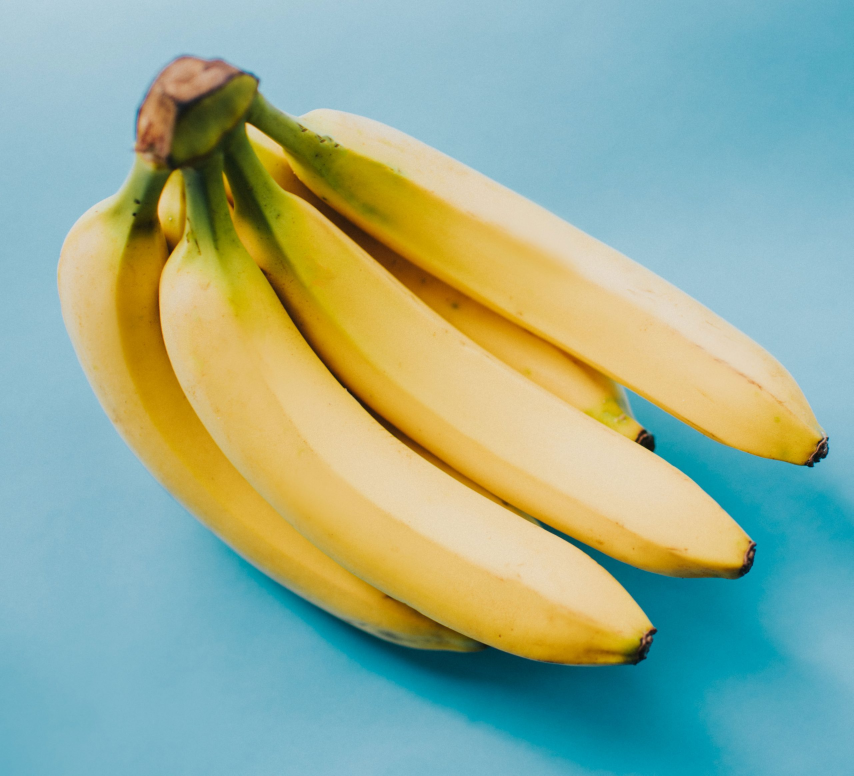
#> input picture Assets/banana.jpg, 2560 x 2327 px (shown at 1/3 size); its folder holds only this picture in this run
$ python dev.py
#> lines starting #> are read from the running program, lines starting #| are printed output that depends on the picture; after the words box and inside, x2 and y2 are one past the last pixel; in counts of white or black regions, pixels touching at a corner belong together
### image_loader.py
import os
import cv2
INDEX = 0
DIRECTORY_NAME = "./Assets/"
FILE_LIST = sorted(os.listdir(DIRECTORY_NAME))
WIDTH = 640
HEIGHT = 480

def _load_current():
    file_name = FILE_LIST[INDEX]
    image = cv2.imread(os.path.join(DIRECTORY_NAME, file_name))
    image = cv2.resize(image, (WIDTH, HEIGHT))
    return image


# [10 lines left out: functions load_next, load_previous, not called in this run]

def load_specific(index):
    global INDEX
    if 0 <= index < len(FILE_LIST):
        INDEX = index
    return _load_current()
#> in _load_current, image is the input picture: shape (2327, 2560, 3); mean B, G, R 150.3, 174.2, 150

### clahe.py
import cv2
import numpy as np


def process_clahe(image,gamma):
#> called with gamma = 1
    if gamma == None:
        gamma = 1.0
    print(f"GAMMA: {gamma}")
    h, w = image.shape[:2]
#> h = 480; w = 640

    mask = np.zeros((h + 2, w + 2), np.uint8)

    cv2.floodFill(image, mask, (0, 0), (255, 255, 255))
#> image: shape (480, 640, 3); mean B, G, R 150.1, 174.1, 149.8

    cv2.floodFill(image, mask, (0, h-1), (255, 255, 255))
#> image: shape (480, 640, 3); mean B, G, R 150.1, 174.1, 149.8
    cv2.floodFill(image, mask, (w-1, 0), (255, 255, 255))
#> image: shape (480, 640, 3); mean B, G, R 150.1, 174.1, 149.8
    cv2.floodFill(image, mask, (w-1, h-1), (255, 255, 255))
#> image: shape (480, 640, 3); mean B, G, R 150.1, 174.1, 149.8


    cv2.imshow("przed", image)
    hsv = cv2.cvtColor(image, cv2.COLOR_BGR2HSV)
#> hsv: shape (480, 640, 3); mean H, S, V 65.4, 129.2, 197.8
    cv2.imshow("po", hsv)

    h, s, v = cv2.split(hsv)
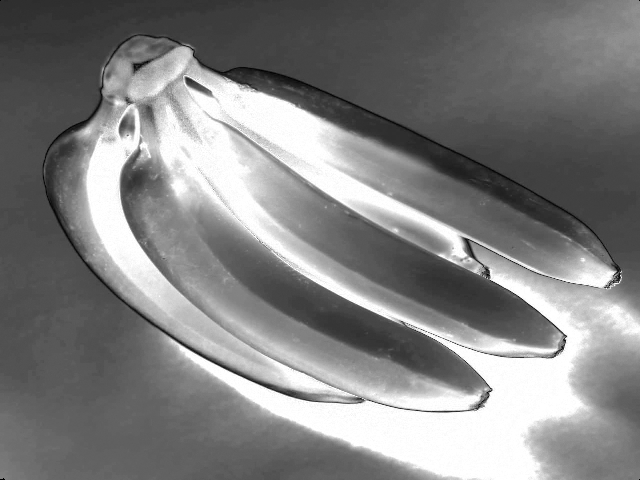
#> s: shape (480, 640); min 0, max 255, mean 129.2

    v_gamma = np.power(v / 255.0, 1.0 / gamma) * 255.0
    v_gamma = v_gamma.astype(np.uint8)

    clahe = cv2.createCLAHE(clipLimit=1.3, tileGridSize=(16, 16))
    v_final = clahe.apply(v_gamma)
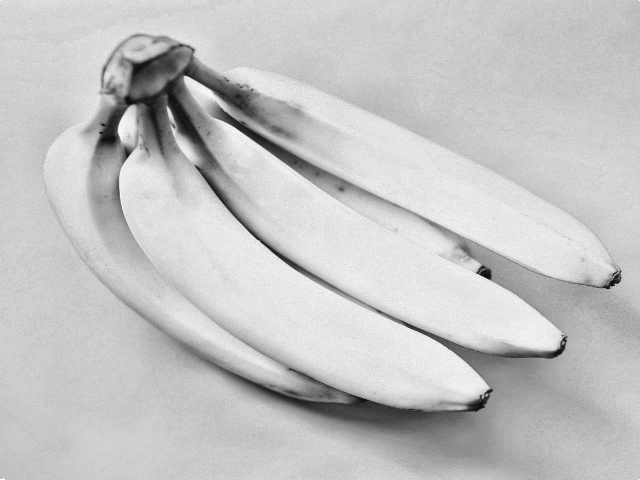
#> v_final: shape (480, 640); min 9, max 255, mean 195.8
    denoised_v = cv2.bilateralFilter(v_final, d=9, sigmaColor=75, sigmaSpace=75)
    hsv_final = cv2.merge((h, s, denoised_v))
#> hsv_final: shape (480, 640, 3); mean H, S, V 65.4, 129.2, 195.8

    result_rgb = cv2.cvtColor(hsv_final, cv2.COLOR_HSV2BGR) # RGB zmienione na BGR
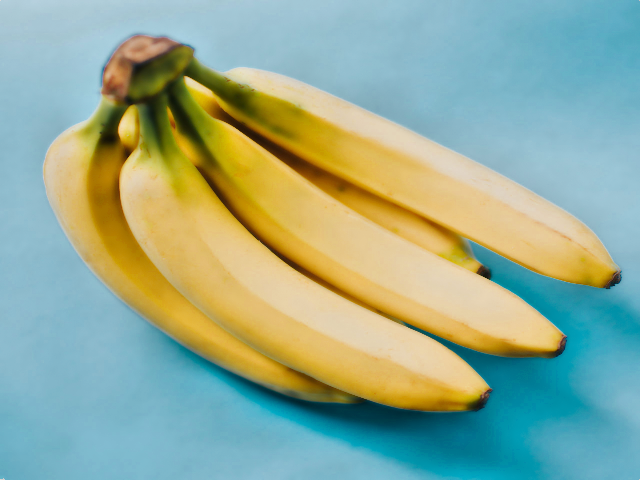
#> result_rgb: shape (480, 640, 3); mean B, G, R 148.9, 171.9, 147.9
    return result_rgb

### cluster_selector.py
from enum import Enum
import cv2
import numpy as np
import matplotlib.pyplot as plt
from sklearn.cluster import KMeans


def display_image(img, title="Image"):
    plt.imshow(cv2.cvtColor(img, cv2.COLOR_HSV2RGB))
    plt.title(title)
    plt.axis('off')
    plt.show()

# [5 lines left out: function display_RGB_image, not called in this run]


class BananaStage(Enum):
    GREEN = "green"
    YELLOW = "yellow"
    BROWN = "brown"


def _cluster_preprocessing(image):
    img = cv2.cvtColor(image, cv2.COLOR_BGR2HSV)
    pixel_values = img.reshape((-1, 3))
    pixel_values = np.float32(pixel_values)

    return  pixel_values


def _apply_kmeans(image, n_clusters):
    k = n_clusters
    criteria = (cv2.TERM_CRITERIA_EPS + cv2.TERM_CRITERIA_MAX_ITER, 100, 0.2)
    _, labels, centers = cv2.kmeans(image, k, None, criteria, 10, cv2.KMEANS_RANDOM_CENTERS)
    return labels, centers


def _show_kmeans(image, centers, labels):
    centers = np.uint8(centers)
    segmented_image = centers[labels.flatten()]
    segmented_image = segmented_image.reshape(image.shape)
    display_image(segmented_image)
    return segmented_image


def _calculate_area_per_cluster(image, k, centers, labels):
    center_hues = []
    for i in range(k):
        cluster_to_isolate = i

        masked_image = np.copy(image)
        masked_image = masked_image.reshape((-1, 3))
        masked_image[labels.flatten() != cluster_to_isolate] = [0, 0, 0]
        masked_copy = masked_image.copy()
        masked_copy = masked_copy.reshape(image.shape)
        center_color = centers[i].astype(np.uint8)
        colored_cluster = np.zeros_like(image)  # (H,W,3)
        mask2d = (labels.reshape(image.shape[0], image.shape[1]) == i)

        colored_cluster[mask2d] = center_color
        stage = classify_cluster(centers[i][0],centers[i][1])
        print(f"Hue: {centers[i][0]} classified as {stage}")

        display_image(colored_cluster, f"Cluster {i} colored by center {center_color}")
        masked_image[labels.flatten() == cluster_to_isolate] = [255, 255, 255]
        masked_image = masked_image.reshape(image.shape)
        print(f"centrum dla {i}: {centers[i]}")

        white_pixels = np.count_nonzero(masked_image)


        mask = (labels.reshape(image.shape[0], image.shape[1]) == cluster_to_isolate).astype(np.uint8) * 255

        contours, _ = cv2.findContours(mask, cv2.RETR_EXTERNAL, cv2.CHAIN_APPROX_SIMPLE)
        print(f"Liczba białych pikseli: {white_pixels}, liczba konturów w przedziale: {len(contours)}")

        cv2.drawContours(masked_image, contours, -1, (0, 255, 0), 10)

        print(len(contours))
        center_hues.append(centers[i][0])
    return center_hues


def classify_cluster(h,s):
    if 35 <= h <= 65:
        return "GREEN"
    elif 25 <= h < 35:
        return "YELLOW"
    elif 10 <= h < 25:
        if s <= 70 and h >=20:
            return "YELLOW"
        return "BROWN"
    else:
        return "UNKNOWN"


def cluster_main(image, n_clusters):
#> called with n_clusters = 6
    k = n_clusters
    pre = _cluster_preprocessing(image)
#> in _cluster_preprocessing, `img = cv2.cvtColor(image, cv2.COLOR_BGR2HSV)`: img: shape (480, 640, 3); mean H, S, V 65.4, 129.8, 195.8
    labels, centers = _apply_kmeans(pre, k)
#> in _apply_kmeans, `_, labels, centers = cv2.kmeans(image, k, None, criteria, 10, cv2.KMEA..`: centers = [[41.15, 212.8, 81.41], [94.62, 233.3, 161.6], [20.01, 76.44, 224.8], [21.33, 152.1, 218], [97.36, 88.78, 201.9], [22.44, 238.2, 185.3]]
    h = _calculate_area_per_cluster(image, k, centers, labels)
#> the loop in _calculate_area_per_cluster, `for i in range(k):` made 6 passes
#> (center_color, stage, white_pixels) on passes 1 to 6: ([41, 212, 81], 'GREEN', 48300), ([94, 233, 161], 'UNKNOWN', 85608), ([20, 76, 224], 'BROWN', 134733), ([21, 152, 218], 'BROWN', 124407), ([97, 88, 201], 'UNKNOWN', 440061), ([22, 238, 185], 'BROWN', 88491)
#> (printed output is left out)
#> pass 1, in _calculate_area_per_cluster, `mask2d = (labels.reshape(image.shape[0], image.shape[1]) == i)`:
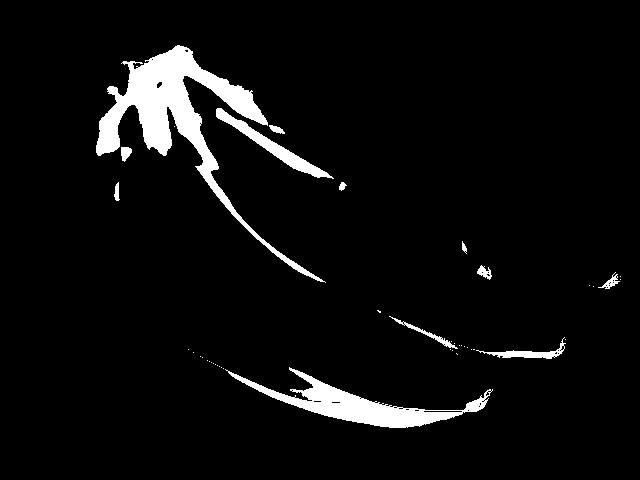
#> mask2d: shape (480, 640) bool; 5.2% white; 43 white regions (31 under 20 px), largest, box (x1, y1, x2, y2) and area: (96, 45, 326, 283) 9185, (225, 367, 493, 428) 4240, (216, 108, 334, 179) 1325
#> after the loop in _calculate_area_per_cluster, `for i in range(k):`: mask: shape (480, 640); 9.6% white; 72 white regions (62 under 20 px), largest, box (x1, y1, x2, y2) and area: (183, 79, 616, 352) 15835, (85, 105, 255, 319) 8737, (242, 327, 482, 410) 2816
#> after the loop in _calculate_area_per_cluster, `for i in range(k):`:
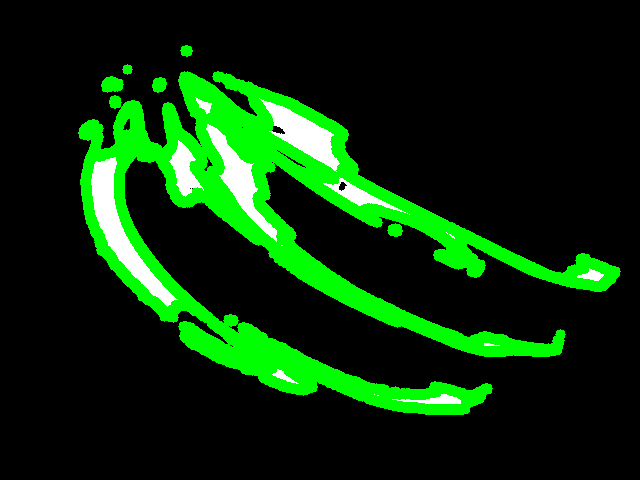
#> masked_image: shape (480, 640, 3); mean B, G, R 8, 46.2, 8
#> after the loop in _calculate_area_per_cluster, `for i in range(k):`: center_hues = [41.15, 94.62, 20.01, 21.33, 97.36, 22.44]
#> h = [41.15, 94.62, 20.01, 21.33, 97.36, 22.44]
    return _show_kmeans(image, centers, labels)
#> in _show_kmeans, `centers = np.uint8(centers)`: centers = [[41, 212, 81], [94, 233, 161], [20, 76, 224], [21, 152, 218], [97, 88, 201], [22, 238, 185]]
#> in _show_kmeans, `segmented_image = segmented_image.reshape(image.shape)`:
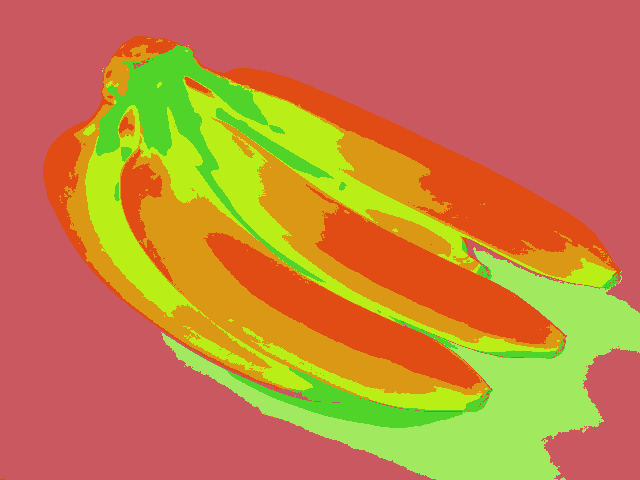
#> segmented_image: shape (480, 640, 3); mean B, G, R 65.1, 129.3, 195.1
#> in display_image (call 7), `plt.show()`:
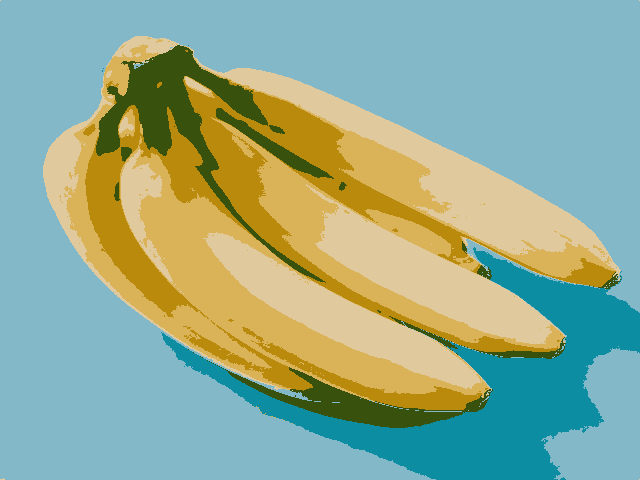
#> shown: shape (480, 640, 3); mean R, G, B 146.6, 172, 147.6

### dev.py
import image_loader, clahe,segmentation,cluster_selector, stats
import matplotlib.pyplot as plt

if __name__ == "__main__":
    # [9 lines of commented-out code are left out]
    img = image_loader.load_specific(3)
    img_clahe = clahe.process_clahe(img,1)
    #img_segmented = segmentation.segmentation(img_clahe,10)
    semtended_image = cluster_selector.cluster_main(img_clahe,6)
    #cluster_selector.cluster_main(semtended_image,2)


    '''
    resize
    claha
    segmentacja
    klaster selector
    procesing danych

    '''

$ run again, on Assets/bananaR1.jpg
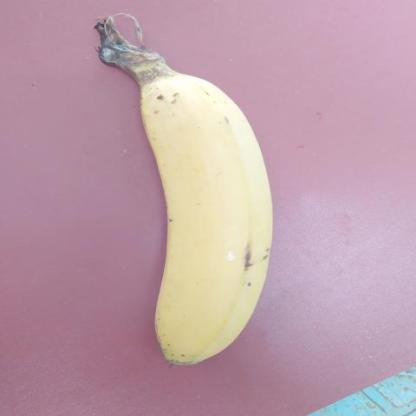
#> input picture Assets/bananaR1.jpg, 416 x 416 px
#> in _load_current, image is the input picture: shape (416, 416, 3); mean B, G, R 170.4, 159.4, 190.6
#> hsv: shape (480, 640, 3); mean H, S, V 137.6, 52.7, 191.7
#> hsv_final: shape (480, 640, 3); mean H, S, V 137.6, 52.7, 191.7
#> img: shape (480, 640, 3); mean H, S, V 137.6, 53.4, 191.7
#> in _apply_kmeans, `_, labels, centers = cv2.kmeans(image, k, None, criteria, 10, cv2.KMEA..`: centers = [[163, 53.6, 182], [166.1, 69.01, 161], [97.12, 68.88, 203.6], [159.5, 42.79, 203.4], [14.48, 46.56, 172.3], [23.72, 51.84, 229.9]]
#> the loop in _calculate_area_per_cluster, `for i in range(k):` made 6 passes
#> (center_color, stage, white_pixels) on passes 1 to 6: ([163, 53, 181], 'UNKNOWN', 263847), ([166, 69, 160], 'UNKNOWN', 195804), ([97, 68, 203], 'UNKNOWN', 16068), ([159, 42, 203], 'UNKNOWN', 289431), ([14, 46, 172], 'BROWN', 15993), ([23, 51, 229], 'YELLOW', 140457)
#> (printed output is left out)
#> pass 1, in _calculate_area_per_cluster, `mask2d = (labels.reshape(image.shape[0], image.shape[1]) == i)`:
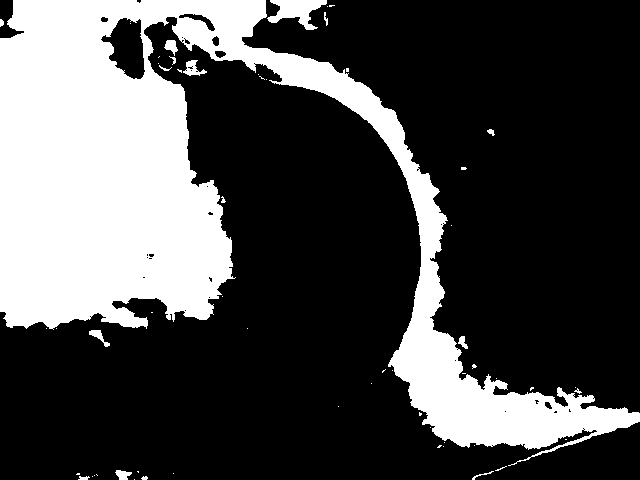
#> mask2d: shape (480, 640) bool; 28.6% white; 58 white regions (42 under 20 px), largest, box (x1, y1, x2, y2) and area: (0, 0, 640, 466) 85981, (267, 0, 327, 30) 921, (183, 60, 207, 76) 182
#> after the loop in _calculate_area_per_cluster, `for i in range(k):`: center_hues = [163, 166.1, 97.12, 159.5, 14.48, 23.72]
#> in _show_kmeans, `centers = np.uint8(centers)`: centers = [[163, 53, 181], [166, 69, 160], [97, 68, 203], [159, 42, 203], [14, 46, 172], [23, 51, 229]]
#> in display_image (call 7), `plt.show()`:
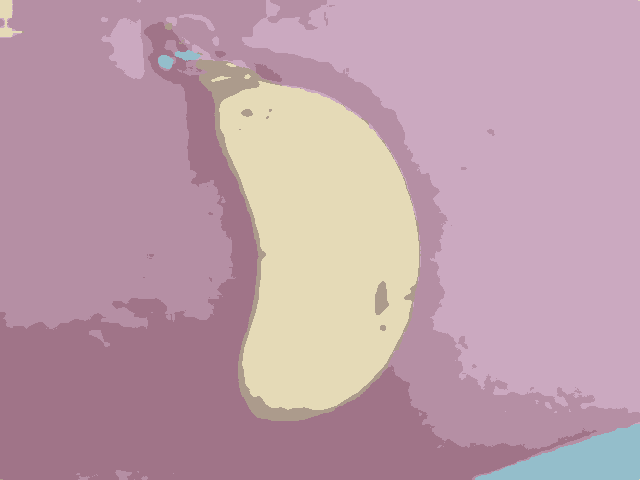
#> shown: shape (480, 640, 3); mean R, G, B 190, 157.9, 170
